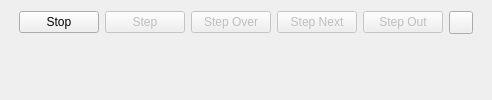
      <widget class="QWidget" name="tab_10">
       <attribute name="title">
        <string>Debug Control</string>
       </attribute>
       <layout class="QVBoxLayout" name="verticalLayout_21">
        <item>
         <layout class="QHBoxLayout" name="horizontalLayout_4">
          <item>
           <spacer name="horizontalSpacer_9">
            <property name="orientation">
             <enum>Qt::Horizontal</enum>
            </property>
            <property name="sizeType">
             <enum>QSizePolicy::Fixed</enum>
            </property>
            <property name="sizeHint" stdset="0">
             <size>
              <width>8</width>
              <height>20</height>
             </size>
            </property>
           </spacer>
          </item>
          <item>
           <widget class="QPushButton" name="buttonRun">
            <property name="sizePolicy">
             <sizepolicy hsizetype="Expanding" vsizetype="Fixed">
              <horstretch>0</horstretch>
              <verstretch>0</verstretch>
             </sizepolicy>
            </property>
            <property name="focusPolicy">
             <enum>Qt::NoFocus</enum>
            </property>
            <property name="text">
             <string>Stop</string>
            </property>
            <property name="icon">
             <iconset resource="resources.qrc">
              <normaloff>:/icons/resources/icons/stop.png</normaloff>:/icons/resources/icons/stop.png</iconset>
            </property>
           </widget>
          </item>
          <item>
           <widget class="QPushButton" name="buttonStepIn">
            <property name="enabled">
             <bool>false</bool>
            </property>
            <property name="sizePolicy">
             <sizepolicy hsizetype="Expanding" vsizetype="Fixed">
              <horstretch>0</horstretch>
              <verstretch>0</verstretch>
             </sizepolicy>
            </property>
            <property name="focusPolicy">
             <enum>Qt::NoFocus</enum>
            </property>
            <property name="text">
             <string>Step</string>
            </property>
            <property name="icon">
             <iconset resource="resources.qrc">
              <normaloff>:/icons/resources/icons/stepin.png</normaloff>:/icons/resources/icons/stepin.png</iconset>
            </property>
           </widget>
          </item>
          <item>
           <widget class="QPushButton" name="buttonStepOver">
            <property name="enabled">
             <bool>false</bool>
            </property>
            <property name="sizePolicy">
             <sizepolicy hsizetype="Expanding" vsizetype="Fixed">
              <horstretch>0</horstretch>
              <verstretch>0</verstretch>
             </sizepolicy>
            </property>
            <property name="focusPolicy">
             <enum>Qt::NoFocus</enum>
            </property>
            <property name="text">
             <string>Step Over</string>
            </property>
            <property name="icon">
             <iconset resource="resources.qrc">
              <normaloff>:/icons/resources/icons/stepover.png</normaloff>:/icons/resources/icons/stepover.png</iconset>
            </property>
           </widget>
          </item>
          <item>
           <widget class="QPushButton" name="buttonStepNext">
            <property name="enabled">
             <bool>false</bool>
            </property>
            <property name="sizePolicy">
             <sizepolicy hsizetype="Expanding" vsizetype="Fixed">
              <horstretch>0</horstretch>
              <verstretch>0</verstretch>
             </sizepolicy>
            </property>
            <property name="focusPolicy">
             <enum>Qt::NoFocus</enum>
            </property>
            <property name="text">
             <string>Step Next</string>
            </property>
            <property name="icon">
             <iconset resource="resources.qrc">
              <normaloff>:/icons/resources/icons/stepnext.png</normaloff>:/icons/resources/icons/stepnext.png</iconset>
            </property>
           </widget>
          </item>
          <item>
           <widget class="QPushButton" name="buttonStepOut">
            <property name="enabled">
             <bool>false</bool>
            </property>
            <property name="sizePolicy">
             <sizepolicy hsizetype="Expanding" vsizetype="Fixed">
              <horstretch>0</horstretch>
              <verstretch>0</verstretch>
             </sizepolicy>
            </property>
            <property name="focusPolicy">
             <enum>Qt::NoFocus</enum>
            </property>
            <property name="text">
             <string>Step Out</string>
            </property>
            <property name="icon">
             <iconset resource="resources.qrc">
              <normaloff>:/icons/resources/icons/stepout.png</normaloff>:/icons/resources/icons/stepout.png</iconset>
            </property>
           </widget>
          </item>
          <item>
           <widget class="QToolButton" name="buttonToggleBreakpoints">
            <property name="enabled">
             <bool>true</bool>
            </property>
            <property name="text">
             <string/>
            </property>
            <property name="icon">
             <iconset resource="resources.qrc">
              <normaloff>:/icons/resources/icons/bug.png</normaloff>:/icons/resources/icons/bug.png</iconset>
            </property>
            <property name="checkable">
             <bool>true</bool>
            </property>
            <property name="checked">
             <bool>false</bool>
            </property>
            <property name="autoRaise">
             <bool>false</bool>
            </property>
           </widget>
          </item>
          <item>
           <spacer name="horizontalSpacer_10">
            <property name="orientation">
             <enum>Qt::Horizontal</enum>
            </property>
            <property name="sizeType">
             <enum>QSizePolicy::Fixed</enum>
            </property>
            <property name="sizeHint" stdset="0">
             <size>
              <width>8</width>
              <height>20</height>
             </size>
            </property>
           </spacer>
          </item>
         </layout>
        </item>
        <item>
         <spacer name="verticalSpacer_8">
          <property name="orientation">
           <enum>Qt::Vertical</enum>
          </property>
          <property name="sizeType">
           <enum>QSizePolicy::MinimumExpanding</enum>
          </property>
          <property name="sizeHint" stdset="0">
           <size>
            <width>20</width>
            <height>0</height>
           </size>
          </property>
         </spacer>
        </item>
       </layout>
      </widget>
